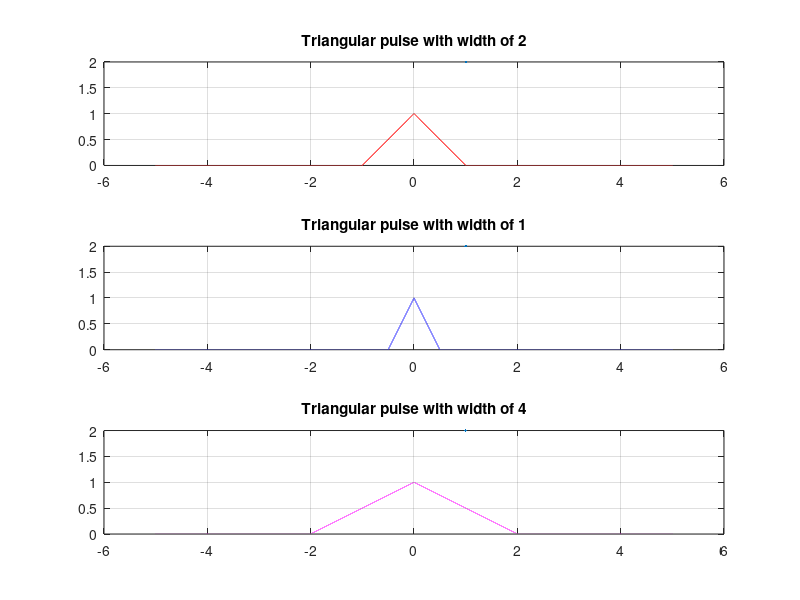

The MATLAB source for this figure:
clc;
clear;
close all;

%{Scaling a trianguler pulse signal%}

t = -5:0.0001:5;
x = tripuls (t ,2) ;
subplot (3 ,1 ,1)
plot(t ,x ,'r',LineWidth=2) , grid on;
title ('Triangular pulse with width of 2')

t1 = 2* t ;
x1 = tripuls (t1 ,2) ;
subplot (3 ,1 ,2)
plot(t ,x1 ,'b',LineWidth=2) , grid on;
title ('Triangular pulse with width of 1')

t3 = 1/2* t;
x3 = tripuls (t3 ,2) ;
subplot (3 ,1 ,3)
plot(t ,x3 ,'m',LineWidth=2) , grid on;
title ('Triangular pulse with width of 4')